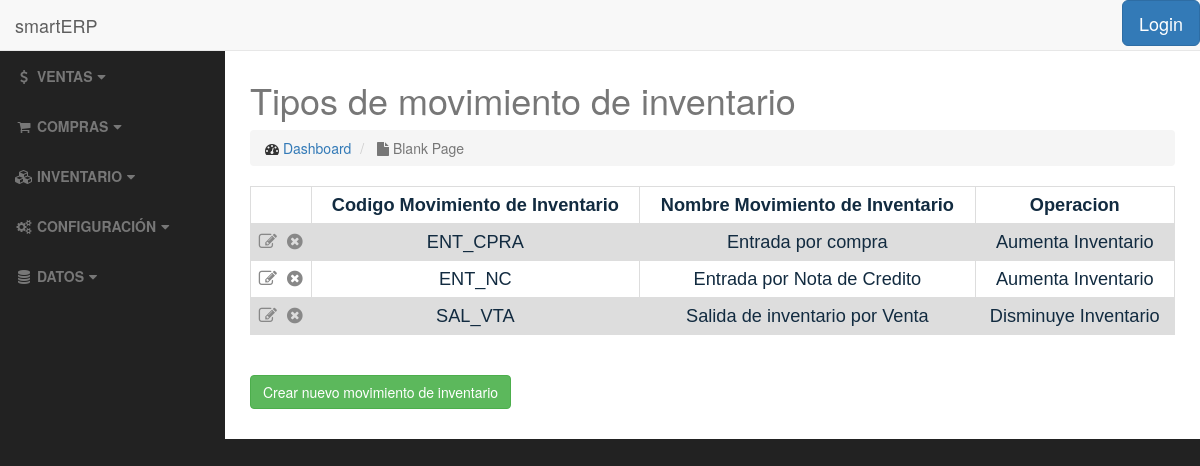
The page /payment/invmov_type/ on the database its author committed.
### payment/models.py (models this page shows, shortened)
class InventoryMovementType(models.Model):
    OPERATION = (
        (0, 'Disminuye Inventario'),
        (1, 'Aumenta Inventario'),
    )
    movement_code = models.CharField(max_length=10, verbose_name='Codigo', unique='True')
    movement_name = models.CharField(max_length=50, verbose_name='Nombre Tipo de Movimiento')
    operation = models.PositiveSmallIntegerField(choices=OPERATION, verbose_name='Operacion')
    is_active = models.BooleanField(default=True, verbose_name='Activo')
    class Meta:
        ordering = ['movement_code']

### payment/views.py (the view)
class InventoryMovementTypeListView(ListView):
    template_name = 'payment/inventorymovementtype_list.html'
    def get_queryset(self):
        return InventoryMovementType.objects.all()

### payment/templates/payment/inventorymovementtype_list.html (shortened to what this page needs)
{% extends 'base.html' %}
<h2>{% block title %}Tipos de movimiento de inventario{% endblock %}</h2>
{% block body %}
    <table>
            {% if object_list %}
                <tr>
                    <th></th>
                    <th>Codigo Movimiento de Inventario</th>
                    <th>Nombre Movimiento de Inventario</th>
                    <th>Operacion</th>
                </tr>
                    {% for invmovtype in object_list %}
                        <tr>
                            <td>
                                <a href="{% url 'payment:inventorymovementtype-update' invmovtype.pk %}"><i class="fa fa-pencil-square-o" title="Editar"></i></a>&nbsp;
                                <a href="{% url 'payment:inventorymovementtype-delete' invmovtype.pk %}"><i class="fa fa-times-circle" title="Eliminar"></i></a>
                            </td>
                            <td>{{ invmovtype.movement_code }}</td>
                            <td>{{ invmovtype.movement_name }}</td>
                            <td>{{ invmovtype.get_operation_display }}</td>
                        </tr>
                    {% endfor %}
            {% else %}
                <h3>No hay tipos de movimiento de pago registrados </h3>
            {% endif %}
    </table>
    <br>
    <br>
    <a href="{% url 'payment:inventorymovementtype-add' %}" class="btn btn-success">Crear nuevo movimiento de inventario</a>
    <br>
    <br>
{% endblock %}

### static/css/sb-admin.css (style rules this page uses)
body { margin-top: 100px; background-color: #222; }
@media (min-width:768px) { body { margin-top: 50px; } }

### templates/base.html (style rules this page uses)
table { font-family: arial, sans-serif; border-collapse: collapse; width: 100%; margin-left: auto; margin-right: auto; }
td, th { border: 1px solid #dddddd; text-align: center; padding: 5px; font-size: 130%; color: #122b40; }
tr:nth-child(even) { background-color: #dddddd; }
.fa-pencil-square-o { color: #888888; }
.fa-times-circle { color: #888888; }

### rows shown on the page
InventoryMovementType: movement_code "ENT_CPRA", movement_name "Entrada por compra", operation "Aumenta Inventario"
InventoryMovementType: movement_code "ENT_NC", movement_name "Entrada por Nota de Credito", operation "Aumenta Inventario"
InventoryMovementType: movement_code "SAL_VTA", movement_name "Salida de inventario por Venta", operation "Disminuye Inventario"
